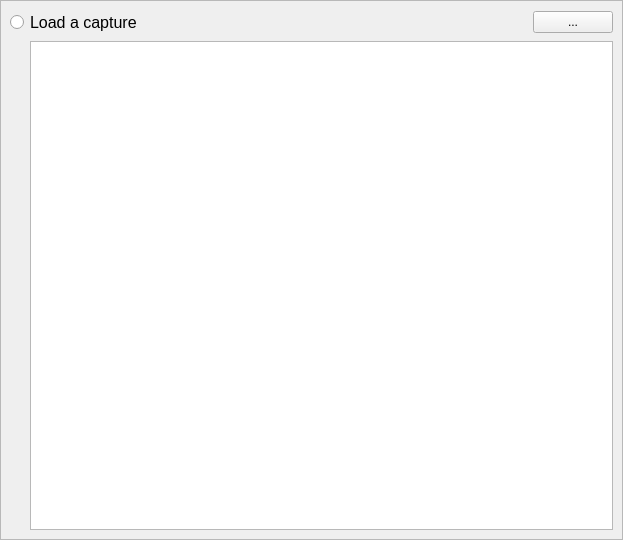
<?xml version="1.0" encoding="UTF-8"?>
<ui version="4.0">
 <class>LoadCaptureWidget</class>
 <widget class="QWidget" name="LoadCaptureWidget">
  <property name="geometry">
   <rect>
    <x>0</x>
    <y>0</y>
    <width>623</width>
    <height>540</height>
   </rect>
  </property>
  <property name="windowTitle">
   <string>Form</string>
  </property>
  <layout class="QGridLayout" name="gridLayout">
   <property name="leftMargin">
    <number>0</number>
   </property>
   <property name="topMargin">
    <number>0</number>
   </property>
   <property name="rightMargin">
    <number>0</number>
   </property>
   <property name="bottomMargin">
    <number>0</number>
   </property>
   <item row="0" column="0">
    <widget class="QFrame" name="mainFrame">
     <property name="frameShape">
      <enum>QFrame::StyledPanel</enum>
     </property>
     <property name="frameShadow">
      <enum>QFrame::Raised</enum>
     </property>
     <layout class="QGridLayout" name="gridLayout_2">
      <item row="0" column="0">
       <widget class="QFrame" name="contentFrame">
        <property name="lineWidth">
         <number>0</number>
        </property>
        <layout class="QGridLayout" name="gridLayout_3">
         <property name="leftMargin">
          <number>0</number>
         </property>
         <property name="topMargin">
          <number>0</number>
         </property>
         <property name="rightMargin">
          <number>0</number>
         </property>
         <property name="bottomMargin">
          <number>0</number>
         </property>
         <item row="0" column="0">
          <layout class="QVBoxLayout" name="verticalLayout">
           <item>
            <layout class="QHBoxLayout" name="horizontalLayout">
             <item>
              <widget class="QRadioButton" name="radioButton">
               <property name="font">
                <font>
                 <pointsize>12</pointsize>
                </font>
               </property>
               <property name="accessibleName">
                <string>LoadCapture</string>
               </property>
               <property name="text">
                <string>Load a capture</string>
               </property>
               <property name="checked">
                <bool>false</bool>
               </property>
              </widget>
             </item>
             <item>
              <spacer name="horizontalSpacer">
               <property name="orientation">
                <enum>Qt::Horizontal</enum>
               </property>
               <property name="sizeHint" stdset="0">
                <size>
                 <width>40</width>
                 <height>20</height>
                </size>
               </property>
              </spacer>
             </item>
             <item>
              <widget class="QPushButton" name="selectFileButton">
               <property name="text">
                <string>...</string>
               </property>
              </widget>
             </item>
            </layout>
           </item>
           <item>
            <layout class="QHBoxLayout" name="horizontalLayout_2" stretch="0,1">
             <item>
              <spacer name="horizontalSpacer_2">
               <property name="orientation">
                <enum>Qt::Horizontal</enum>
               </property>
               <property name="sizeHint" stdset="0">
                <size>
                 <width>20</width>
                 <height>20</height>
                </size>
               </property>
              </spacer>
             </item>
             <item>
              <widget class="QTableView" name="tableView">
               <property name="focusPolicy">
                <enum>Qt::NoFocus</enum>
               </property>
               <property name="accessibleName">
                <string>CaptureFileList</string>
               </property>
               <property name="alternatingRowColors">
                <bool>true</bool>
               </property>
               <property name="selectionMode">
                <enum>QAbstractItemView::SingleSelection</enum>
               </property>
               <property name="selectionBehavior">
                <enum>QAbstractItemView::SelectRows</enum>
               </property>
               <property name="showGrid">
                <bool>false</bool>
               </property>
               <property name="wordWrap">
                <bool>false</bool>
               </property>
              </widget>
             </item>
            </layout>
           </item>
          </layout>
         </item>
        </layout>
       </widget>
      </item>
     </layout>
    </widget>
   </item>
  </layout>
 </widget>
 <resources/>
 <connections/>
</ui>
